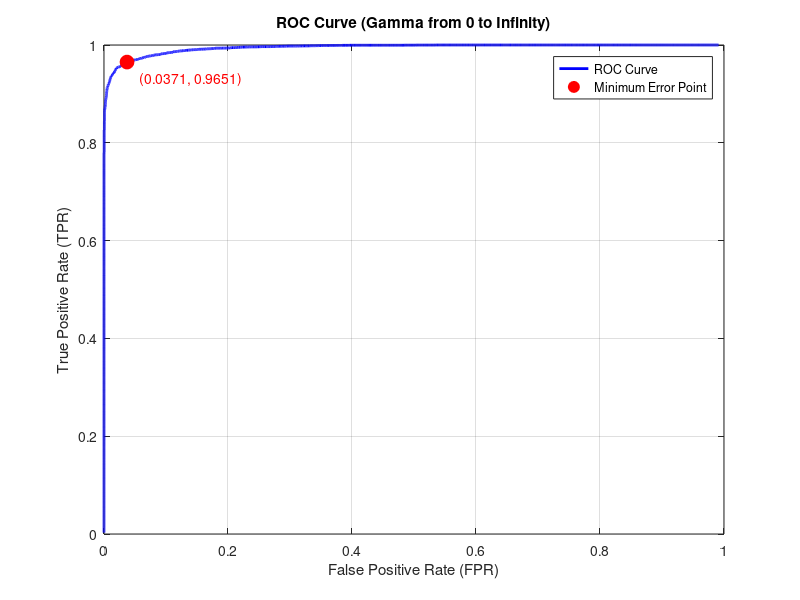
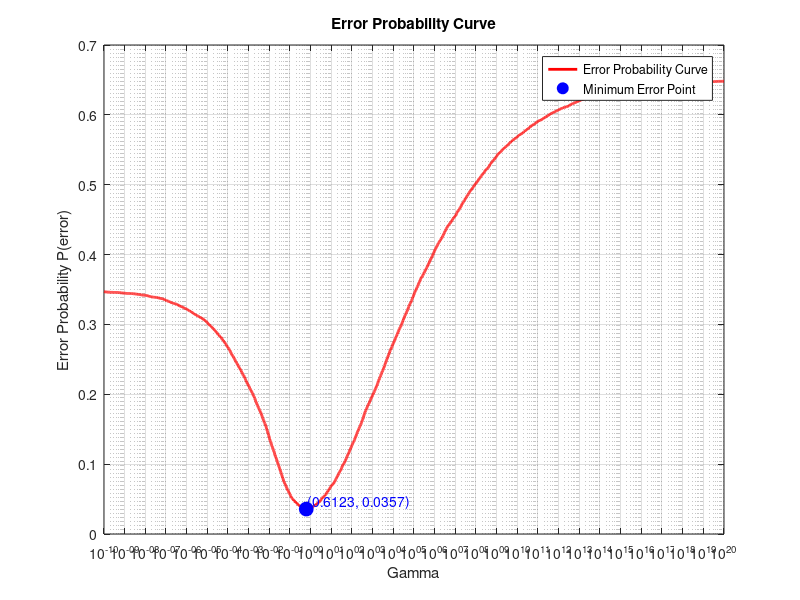

Write the MATLAB code that produced these figures, in order.
%% This code is for the first assignment of EECE 5644, the first question: part A.
clear;
clc;

% Set the random seed for reproducibility
rng(12345); % You can use any integer as the seed value

% Parameter definition
m0 = [-1; -1; -1; -1]; % Mean vector for class 0
C0 = [2 -0.5 0.3 0; -0.5 1 -0.5 0; 0.3 -0.5 1 0; 0 0 0 2]; % Covariance matrix for class 0
m1 = [1; 1; 1; 1]; % Mean vector for class 1
C1 = [1 0.3 -0.2 0; 0.3 2 0.3 0; -0.2 0.3 1 0; 0 0 0 3]; % Covariance matrix for class 1

% Class prior probabilities
P_L0 = 0.35; % P(L=0)
P_L1 = 0.65; % P(L=1)

% Generate sample data
num_samples = 10000;
X = mvnrnd(m0, C0, round(num_samples * P_L0)); % Generate samples from class 0
X = [X; mvnrnd(m1, C1, round(num_samples * P_L1))]; % Generate samples from class 1
true_labels = [zeros(round(num_samples * P_L0), 1); ones(round(num_samples * P_L1), 1)]; % True class labels

% Compute likelihood ratio for samples
likelihood_ratio = mvnpdf(X, m1', C1) ./ mvnpdf(X, m0', C0);

% Initialize variables for ROC curve
gamma_values = logspace(-10, 20, 10000); % Gamma values from a very small value (~0) to a very large value (~infinity)
TPR_list = zeros(length(gamma_values), 1); % List to store True Positive Rates
FPR_list = zeros(length(gamma_values), 1); % List to store False Positive Rates
FNR_list = zeros(length(gamma_values), 1); % List to store False Negative Rates
error_prob_list = zeros(length(gamma_values), 1); % List to store error probabilities

% Compute TPR, FPR, and error probability for each gamma value
for i = 1:length(gamma_values)
    gamma = gamma_values(i);
    % Classification decision based on likelihood ratio and threshold gamma
    decision = likelihood_ratio > gamma;

    % Compute TP, FP, TN, FN
    TP = sum((decision == 1) & (true_labels == 1)); % True positives
    FP = sum((decision == 1) & (true_labels == 0)); % False positives
    TN = sum((decision == 0) & (true_labels == 0)); % True negatives
    FN = sum((decision == 0) & (true_labels == 1)); % False negatives

    % Compute TPR (True Positive Rate) and FPR (False Positive Rate)
    TPR = TP / (TP + FN); % Sensitivity or Recall
    FPR = FP / (FP + TN); % False Positive Rate
    FNR = FN / (FN + TP); % False Negative Rate (FNR)

    % Compute error probability P(error; gamma)
    error_prob = FPR * P_L0 + FNR * P_L1; % Weighted by prior probabilities

    % Store TPR, FPR, FNR and error probability
    TPR_list(i) = TPR;
    FPR_list(i) = FPR;
    FNR_list(i) = FNR;
    error_prob_list(i) = error_prob;
end

% Compute the error probability for gamma = 0.35 / 0.65
gamma_fixed = P_L0 / P_L1;
decision_fixed = likelihood_ratio > gamma_fixed;

% Compute TP, FP, TN, FN for gamma = 0.35 / 0.65
TP_fixed = sum((decision_fixed == 1) & (true_labels == 1)); % True positives
FP_fixed = sum((decision_fixed == 1) & (true_labels == 0)); % False positives
TN_fixed = sum((decision_fixed == 0) & (true_labels == 0)); % True negatives
FN_fixed = sum((decision_fixed == 0) & (true_labels == 1)); % False negatives

% Compute TPR, FPR, and error probability for gamma = 0.35 / 0.65
TPR_fixed = TP_fixed / (TP_fixed + FN_fixed); % True Positive Rate
FPR_fixed = FP_fixed / (FP_fixed + TN_fixed); % False Positive Rate
FNR_fixed = FN_fixed / (FN_fixed + TP_fixed); % False Negative Rate

error_prob_fixed = FPR_fixed * P_L0 + FNR_fixed * P_L1; % Error probability for gamma = 0.35 / 0.65

% Output the error probability and coordinates for gamma = 0.35 / 0.65
fprintf('Error Probability for gamma = 0.35 / 0.65: %.4f\n', error_prob_fixed);
fprintf('Corresponding TPR: %.4f, FPR: %.4f\n', TPR_fixed, FPR_fixed);

% Plot ROC curve
figure;
plot(FPR_list, TPR_list, 'b-', 'LineWidth', 2);
xlabel('False Positive Rate (FPR)');
ylabel('True Positive Rate (TPR)');
title('ROC Curve (Gamma from 0 to Infinity)');
grid on;

% Find the minimum error probability and corresponding gamma value
[min_error_prob, min_idx] = min(error_prob_list); % Find minimum value and its index
best_gamma = gamma_values(min_idx); % Corresponding gamma value

% Get the TPR and FPR for the minimum error probability
best_TPR = TPR_list(min_idx);
best_FPR = FPR_list(min_idx);

% Output the coordinates of the minimum point
fprintf('Minimum Error Probability: %.4f at Gamma: %.4f\n', min_error_prob, best_gamma);
fprintf('Corresponding TPR: %.4f, FPR: %.4f\n', best_TPR, best_FPR);

% Plot the minimum point on the ROC curve
hold on;
plot(best_FPR, best_TPR, 'ro', 'MarkerSize', 10, 'MarkerFaceColor', 'r'); % Use red circle to mark the point

% Adjust the position of the text to move inside the plot area
text(best_FPR + 0.02, best_TPR - 0.02, sprintf('(%.4f, %.4f)', best_FPR, best_TPR), ...
    'VerticalAlignment', 'top', 'HorizontalAlignment', 'left', 'FontSize', 10, 'Color', 'r');

legend('ROC Curve', 'Minimum Error Point', 'Location', 'Best');
hold off;

% Plot Error Probability curve
figure;
plot(gamma_values, error_prob_list, 'r-', 'LineWidth', 2);
xlabel('Gamma');
ylabel('Error Probability P(error)');
title('Error Probability Curve');
set(gca, 'XScale', 'log'); % Set x-axis to logarithmic scale
grid on;

% Mark the minimum error point on the error probability curve
hold on;
plot(best_gamma, min_error_prob, 'bo', 'MarkerSize', 10, 'MarkerFaceColor', 'b');

% Add text with coordinates to the error probability curve (displaying gamma as a decimal)
text(best_gamma * 1.1, min_error_prob, sprintf('(%.4f, %.4f)', best_gamma, min_error_prob), ...
    'VerticalAlignment', 'bottom', 'HorizontalAlignment', 'left', 'FontSize', 10, 'Color', 'b');

legend('Error Probability Curve', 'Minimum Error Point', 'Location', 'Best');
hold off;
